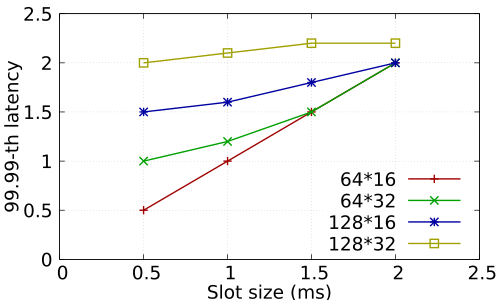

gnuplot code for this plot:
set terminal pdfcairo
set output 'fig_9999_latency_slot_size.pdf'
set style line 1 \
	linecolor rgb '#a00000' \
	linetype 1 linewidth 2
set style line 2 \
	linecolor rgb '#00a000' \
	linetype 2 linewidth 2
set style line 3 \
	linecolor rgb '#0000a0' \
	linetype 3 linewidth 2
set style line 4 \
	linecolor rgb '#a0a000' \
	linetype 4 linewidth 2
set style line 5 \
	linecolor rgb '#a000a0' \
	linetype 5 linewidth 2
set style line 6 \
	linecolor rgb '#00a0a0' \
	linetype 6 linewidth 2
set xr [0:2.5]
set yr [0:2.5]
set xtics font ', 20'
set ytics font ', 20'
set xlabel 'Slot size (ms)' font 'Times-Roman,20'
set ylabel '99.99-th latency' font 'Times-Roman,20'
set key bottom right font 'Times-Roman,20'
set grid xtics ytics mxtics mytics
set mxtics 1
set mytics 1
plot 'fig_9999_latency_slot_size.txt' using ($1/1.):($2/1.) title '64*16' with linespoints linestyle 1, \
    'fig_9999_latency_slot_size.txt' using ($1/1.):($3/1.) title '64*32' with linespoints linestyle 2, \
	'fig_9999_latency_slot_size.txt' using ($1/1.):($4/1.) title '128*16' with linespoints linestyle 3, \
	'fig_9999_latency_slot_size.txt' using ($1/1.):($5/1.) title '128*32' with linespoints linestyle 4
